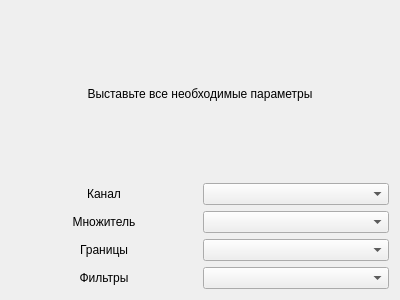
<?xml version="1.0" encoding="UTF-8"?>
<ui version="4.0">
 <class>DAQDeviceFunctionExtractionWizardPage2SetParameters</class>
 <widget class="QWizardPage" name="DAQDeviceFunctionExtractionWizardPage2SetParameters">
  <property name="geometry">
   <rect>
    <x>0</x>
    <y>0</y>
    <width>400</width>
    <height>300</height>
   </rect>
  </property>
  <property name="windowTitle">
   <string>WizardPage</string>
  </property>
  <layout class="QVBoxLayout" name="verticalLayout">
   <item>
    <widget class="QLabel" name="parametersLabel">
     <property name="text">
      <string>Выставьте все необходимые параметры</string>
     </property>
     <property name="alignment">
      <set>Qt::AlignCenter</set>
     </property>
    </widget>
   </item>
   <item>
    <layout class="QHBoxLayout" name="channelHorizontalLayout">
     <item>
      <widget class="QLabel" name="channelLabel">
       <property name="text">
        <string>Канал</string>
       </property>
       <property name="alignment">
        <set>Qt::AlignCenter</set>
       </property>
      </widget>
     </item>
     <item>
      <widget class="QComboBox" name="channelComboBox"/>
     </item>
    </layout>
   </item>
   <item>
    <layout class="QHBoxLayout" name="gainHorizontalLayout">
     <item>
      <widget class="QLabel" name="gainLabel">
       <property name="text">
        <string>Множитель</string>
       </property>
       <property name="alignment">
        <set>Qt::AlignCenter</set>
       </property>
      </widget>
     </item>
     <item>
      <widget class="QComboBox" name="gainComboBox"/>
     </item>
    </layout>
   </item>
   <item>
    <layout class="QHBoxLayout" name="rangeHorizontalLayout">
     <item>
      <widget class="QLabel" name="rangeLabel">
       <property name="text">
        <string>Границы</string>
       </property>
       <property name="alignment">
        <set>Qt::AlignCenter</set>
       </property>
      </widget>
     </item>
     <item>
      <widget class="QComboBox" name="rangeComboBox"/>
     </item>
    </layout>
   </item>
   <item>
    <layout class="QHBoxLayout" name="filterHorizontalLayout">
     <item>
      <widget class="QLabel" name="filterLabel">
       <property name="text">
        <string>Фильтры</string>
       </property>
       <property name="alignment">
        <set>Qt::AlignCenter</set>
       </property>
      </widget>
     </item>
     <item>
      <widget class="QComboBox" name="filterComboBox"/>
     </item>
    </layout>
   </item>
  </layout>
 </widget>
 <resources/>
 <connections/>
</ui>
